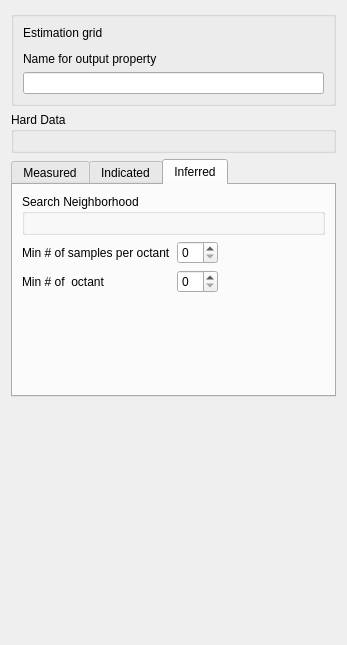
<?xml version="1.0" encoding="UTF-8"?>
<ui version="4.0">
 <class>Form</class>
 <widget class="QWidget" name="Form">
  <property name="geometry">
   <rect>
    <x>0</x>
    <y>0</y>
    <width>347</width>
    <height>645</height>
   </rect>
  </property>
  <property name="windowTitle">
   <string>Geometricl Resource Classification</string>
  </property>
  <property name="AlgorithmCategory" stdset="0">
   <string>Mining</string>
  </property>
  <property name="AlgorithmDescription" stdset="0">
   <string>Resource Classifcation from DH</string>
  </property>  
  <layout class="QVBoxLayout" name="verticalLayout_9">
   <item>
    <widget class="QGroupBox" name="groupBox_2">
     <property name="title">
      <string/>
     </property>
     <layout class="QVBoxLayout" name="verticalLayout_3">
      <item>
       <widget class="QLabel" name="label_5">
        <property name="text">
         <string>Estimation grid</string>
        </property>
       </widget>
      </item>
      <item>
       <widget class="GridSelector" name="Grid_Name"/>
      </item>
      <item>
       <widget class="QLabel" name="label_6">
        <property name="text">
         <string>Name for output property</string>
        </property>
       </widget>
      </item>
      <item>
       <widget class="QLineEdit" name="Property_Name"/>
      </item>
     </layout>
    </widget>
   </item>
   <item>
    <widget class="QGroupBox" name="groupBox_3">
     <property name="title">
      <string>Hard Data</string>
     </property>
     <layout class="QVBoxLayout" name="verticalLayout_2">
      <item>
       <widget class="PropertySelector" name="Hard_Data"/>
      </item>
     </layout>
    </widget>
   </item>
   <item>
    <widget class="QTabWidget" name="tabWidget">
     <property name="currentIndex">
      <number>2</number>
     </property>
     <widget class="QWidget" name="tab">
      <attribute name="title">
       <string>Measured</string>
      </attribute>
      <layout class="QVBoxLayout" name="verticalLayout_8">
       <item>
        <widget class="QGroupBox" name="groupBox">
         <property name="title">
          <string>Search Neighborhood</string>
         </property>
         <layout class="QVBoxLayout" name="verticalLayout">
          <item>
           <widget class="EllipsoidInput" name="Search_Ellipsoid"/>
          </item>
         </layout>
        </widget>
       </item>
       <item>
        <layout class="QHBoxLayout" name="horizontalLayout">
         <item>
          <layout class="QGridLayout" name="gridLayout">
           <item row="0" column="0">
            <widget class="QLabel" name="label_2">
             <property name="text">
              <string>Min # of samples per octant</string>
             </property>
            </widget>
           </item>
           <item row="0" column="1">
            <widget class="QSpinBox" name="Minimum_per_octant"/>
           </item>
           <item row="1" column="0">
            <widget class="QLabel" name="label">
             <property name="text">
              <string>Min # of  octant</string>
             </property>
            </widget>
           </item>
           <item row="1" column="1">
            <widget class="QSpinBox" name="Minimum_octant"/>
           </item>
          </layout>
         </item>
         <item>
          <spacer name="horizontalSpacer">
           <property name="orientation">
            <enum>Qt::Horizontal</enum>
           </property>
           <property name="sizeHint" stdset="0">
            <size>
             <width>40</width>
             <height>20</height>
            </size>
           </property>
          </spacer>
         </item>
        </layout>
       </item>
       <item>
        <spacer name="verticalSpacer_2">
         <property name="orientation">
          <enum>Qt::Vertical</enum>
         </property>
         <property name="sizeHint" stdset="0">
          <size>
           <width>20</width>
           <height>14</height>
          </size>
         </property>
        </spacer>
       </item>
      </layout>
     </widget>
     <widget class="QWidget" name="tab_3">
      <attribute name="title">
       <string>Indicated</string>
      </attribute>
      <layout class="QVBoxLayout" name="verticalLayout_7">
       <item>
        <widget class="QGroupBox" name="groupBox_4">
         <property name="title">
          <string>Search Neighborhood</string>
         </property>
         <layout class="QVBoxLayout" name="verticalLayout_4">
          <item>
           <widget class="EllipsoidInput" name="Search_Ellipsoid_2"/>
          </item>
         </layout>
        </widget>
       </item>
       <item>
        <layout class="QHBoxLayout" name="horizontalLayout_2">
         <item>
          <layout class="QGridLayout" name="gridLayout_2">
           <item row="0" column="0">
            <widget class="QLabel" name="label_3">
             <property name="text">
              <string>Min # of samples per octant</string>
             </property>
            </widget>
           </item>
           <item row="0" column="1">
            <widget class="QSpinBox" name="Minimum_per_octant_2"/>
           </item>
           <item row="1" column="0">
            <widget class="QLabel" name="label_4">
             <property name="text">
              <string>Min # of  octant</string>
             </property>
            </widget>
           </item>
           <item row="1" column="1">
            <widget class="QSpinBox" name="Minimum_octant_2"/>
           </item>
          </layout>
         </item>
         <item>
          <spacer name="horizontalSpacer_2">
           <property name="orientation">
            <enum>Qt::Horizontal</enum>
           </property>
           <property name="sizeHint" stdset="0">
            <size>
             <width>40</width>
             <height>20</height>
            </size>
           </property>
          </spacer>
         </item>
        </layout>
       </item>
       <item>
        <spacer name="verticalSpacer_3">
         <property name="orientation">
          <enum>Qt::Vertical</enum>
         </property>
         <property name="sizeHint" stdset="0">
          <size>
           <width>20</width>
           <height>14</height>
          </size>
         </property>
        </spacer>
       </item>
      </layout>
     </widget>
     <widget class="QWidget" name="tab_2">
      <attribute name="title">
       <string>Inferred</string>
      </attribute>
      <layout class="QVBoxLayout" name="verticalLayout_6">
       <item>
        <widget class="QGroupBox" name="groupBox_5">
         <property name="title">
          <string>Search Neighborhood</string>
         </property>
         <layout class="QVBoxLayout" name="verticalLayout_5">
          <item>
           <widget class="EllipsoidInput" name="Search_Ellipsoid_3"/>
          </item>
         </layout>
        </widget>
       </item>
       <item>
        <layout class="QHBoxLayout" name="horizontalLayout_3">
         <item>
          <layout class="QGridLayout" name="gridLayout_3">
           <item row="0" column="0">
            <widget class="QLabel" name="label_7">
             <property name="text">
              <string>Min # of samples per octant</string>
             </property>
            </widget>
           </item>
           <item row="0" column="1">
            <widget class="QSpinBox" name="Minimum_per_octant_3"/>
           </item>
           <item row="1" column="0">
            <widget class="QLabel" name="label_8">
             <property name="text">
              <string>Min # of  octant</string>
             </property>
            </widget>
           </item>
           <item row="1" column="1">
            <widget class="QSpinBox" name="Minimum_octant_3"/>
           </item>
          </layout>
         </item>
         <item>
          <spacer name="horizontalSpacer_3">
           <property name="orientation">
            <enum>Qt::Horizontal</enum>
           </property>
           <property name="sizeHint" stdset="0">
            <size>
             <width>40</width>
             <height>20</height>
            </size>
           </property>
          </spacer>
         </item>
        </layout>
       </item>
       <item>
        <spacer name="verticalSpacer_4">
         <property name="orientation">
          <enum>Qt::Vertical</enum>
         </property>
         <property name="sizeHint" stdset="0">
          <size>
           <width>20</width>
           <height>15</height>
          </size>
         </property>
        </spacer>
       </item>
      </layout>
     </widget>
    </widget>
   </item>
   <item>
    <spacer name="verticalSpacer">
     <property name="orientation">
      <enum>Qt::Vertical</enum>
     </property>
     <property name="sizeHint" stdset="0">
      <size>
       <width>20</width>
       <height>51</height>
      </size>
     </property>
    </spacer>
   </item>
  </layout>
 </widget>
 <customwidgets>
  <customwidget>
   <class>EllipsoidInput</class>
   <extends>QWidget</extends>
   <header>GsTLAppli/extra/qtplugins/ellipsoid_input.h</header>
  </customwidget>
  <customwidget>
   <class>GridSelector</class>
   <extends>QWidget</extends>
   <header>GsTLAppli/extra/qtplugins/selectors.h</header>
  </customwidget>
  <customwidget>
   <class>PropertySelector</class>
   <extends>QWidget</extends>
   <header>GsTLAppli/extra/qtplugins/selectors.h</header>
  </customwidget>
 </customwidgets>
 <resources/>
 <connections/>
</ui>
